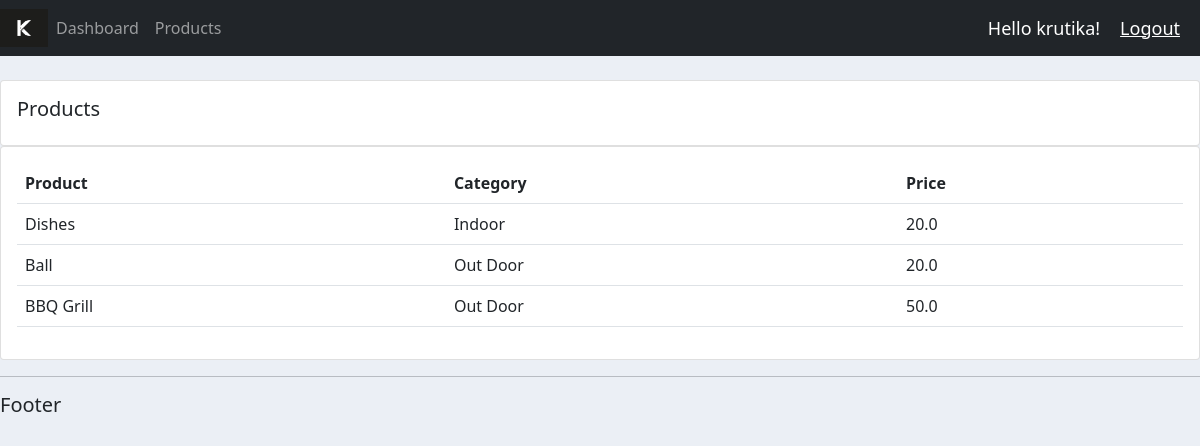
Screenshot of /products/ (signed in) with the database file from the repository.
### accounts/models.py (models this page shows, shortened)
class Product(models.Model):
    CATEGORY = (('Indoor', 'Indoor'), ('Out Door', 'Out Door'))
    name = models.CharField(max_length=200, null=True)
    price = models.FloatField(null=True)
    category = models.CharField(max_length=200, null=True, choices=CATEGORY)
    description = models.CharField(max_length=200, null=True, blank=True)
    date_created = models.DateTimeField(auto_now_add=True, null = True)
    tags = models.ManyToManyField(Tag)

### accounts/decorators.py (the view)
        def wrapper_func(request, *args, **kwargs):
            group = None
            if request.user.groups.exists():
                group = request.user.groups.all()[0].name
            if group in allowed_roles:
                return view_func(request, *args, **kwargs)
            else:
                return HttpResponse('You are not authorized to view this page')

### accounts/views.py (called while the page is built)
@login_required(login_url='login')
@allowed_users(allowed_roles=['admin'])
def products(request):
    products = Product.objects.all()
    context = {'products':products}
    return render(request, 'accounts/products.html',context)

### accounts/templates/accounts/products.html
{%  extends 'accounts/main.html' %}
{% block content %}
		<br>
		<div class="row">
			<div class="col-md">
				<div class="card card-body">
					<h5>Products</h5>
				</div>
				<div class="card card-body">
					<table class="table">
						<tr>
							<th>Product</th>
							<th>Category</th>
							<th>Price</th>
						</tr>
						{% for i in products %}
							<tr>
								<td>{{i.name}}</td>
								<td>{{i.category}}</td>
								<td>{{i.price}}</td>
							</tr>
						{% endfor %}
					</table>
				</div>
			</div>
		</div>
{% endblock content %}

### accounts/templates/accounts/navbar.html (shortened to what this page needs)
{% load static %}
<nav class="navbar navbar-expand-lg navbar-dark bg-dark">
    <img src="{% static '/images/logo.png' %}" id="logo">
    <div class="collapse navbar-collapse" id="navbarText">
      <ul class="navbar-nav mr-auto">
        {% if request.user.is_staff %}
        <li class="nav-item active">
          <a class="nav-link" href="{% url 'home' %}">Dashboard</a>
        </li>
        <li class="nav-item">
          <a class="nav-link" href="{% url 'products' %}">Products</a>
        </li>
        {% else %}
        <li class="nav-item">
          <a class="nav-link" href="{% url 'account' %}">Settings</a>
        </li>
        {% endif %}
      </ul>
    </div>
    <span class="msg">Hello {{request.user}}!</span>
    <span><a class="msg" href="{% url 'logout' %}">Logout</a></span>
  </nav>

### static/css/main.css (style rules this page uses)
#logo { height: 4%; width: 4% ; }
body { background-color: #ebeff5; }

### accounts/templates/accounts/navbar.html (style rules this page uses)
.msg { font-size: 18px; color: #fff; margin-right: 20px; }

### rows the page displays
Product: name "Dishes", category "Indoor", price "20.0"
Product: name "Ball", category "Out Door", price "20.0"
Product: name "BBQ Grill", category "Out Door", price "50.0"

### other values shown
{{ request.user }} "krutika"
